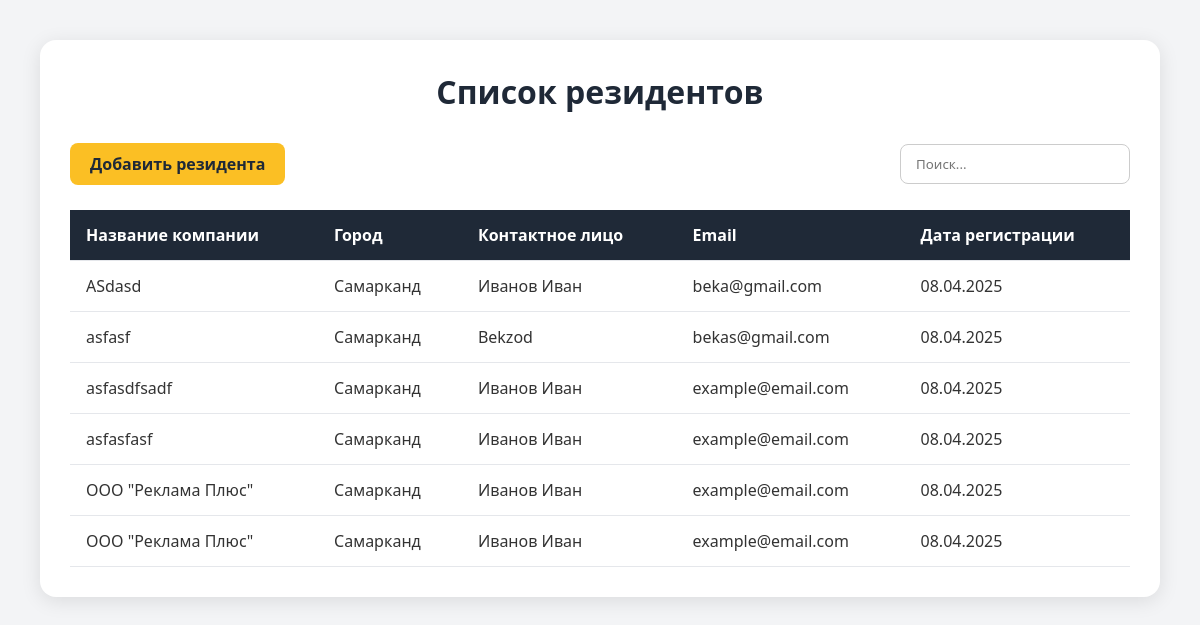
Page /rezident/ (signed in) on the earlier database version.
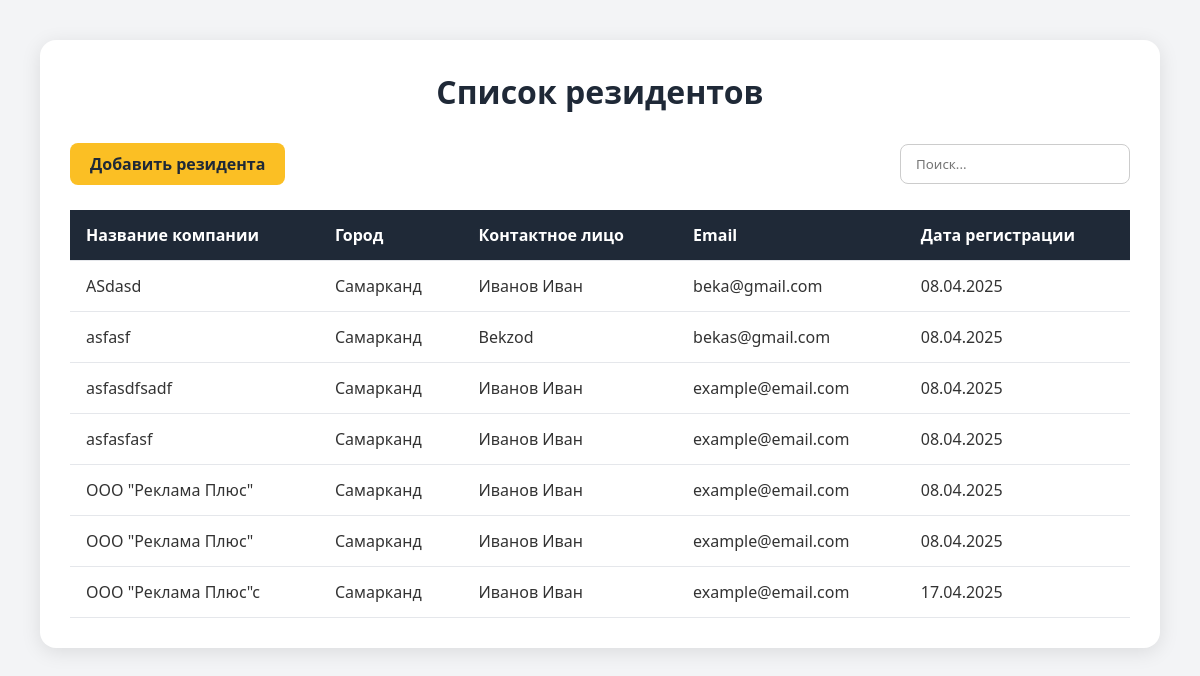
Same page on the later database version.
### backend/models.py (models this page shows, shortened)
class Rezident(models.Model):
    company=models.CharField(max_length=60)
    photo = models.ImageField(blank=True, upload_to='pictures/')
    city=models.CharField(max_length=60)
    name=models.CharField(max_length=60)
    email=models.EmailField(blank=True)
    phone = PhoneNumberField()
    created_at = models.DateField(auto_now_add=True)

### backend/views.py (the view)
# urls.py: path('rezident/',views.RezidentView.as_view(),name='rezident'),
class RezidentView(LoginRequiredMixin,TemplateView):
   template_name = 'rezedent.html'
   login_url = reverse_lazy('login')
   def get_context_data(self, *, object_list=None, **kwargs):
      context = super().get_context_data(**kwargs)
      search=self.request.GET.get('search')
      if search:
         context['rezident'] = Rezident.objects.filter(
            Q(company__icontains=search) |
            Q(name__icontains=search) |
            Q(email__icontains=search)
         )
      else:
         context['rezident'] = Rezident.objects.all()
      return context

### backend/templates/rezedent.html (shortened to what this page needs)
<!DOCTYPE html>
<html lang="ru">
<head>
</head>
<body>
    <div class="container">
        <h1 class="title">Список резидентов</h1>
        <div class="controls">
            <button class="btn add-btn" onclick="window.location.href='{% url 'create_rez' %}'">Добавить резидента</button>
            <form action="" method="GET">
            <input type="text" placeholder="Поиск..." class="search-input" name="search">
        </div>
        <table class="residents-table">
            <thead>
                <tr>
                    <th>Название компании</th>
                    <th>Город</th>
                    <th>Контактное лицо</th>
                    <th>Email</th>
                    <th>Дата регистрации</th>
                </tr>
            </thead>
            <tbody>
            {% for item in rezident %}
                <tr>
                    <td>{{item.company}}</td>
                    <td>{{item.city}}</td>
                    <td>{{item.name}}</td>
                    <td>{{item.email}}</td>
                    <td>{{item.created_at|date:"d.m.Y"}}</td>
                </tr>
            {% endfor %}
            </tbody>
        </table>
    </div>
</body>
</html>

Differences in the rows shown:
added Rezident: company "ООО \"Реклама Плюс\"с", city "Самарканд", name "Иванов Иван", email "example@email.com", created_at "17.04.2025"
